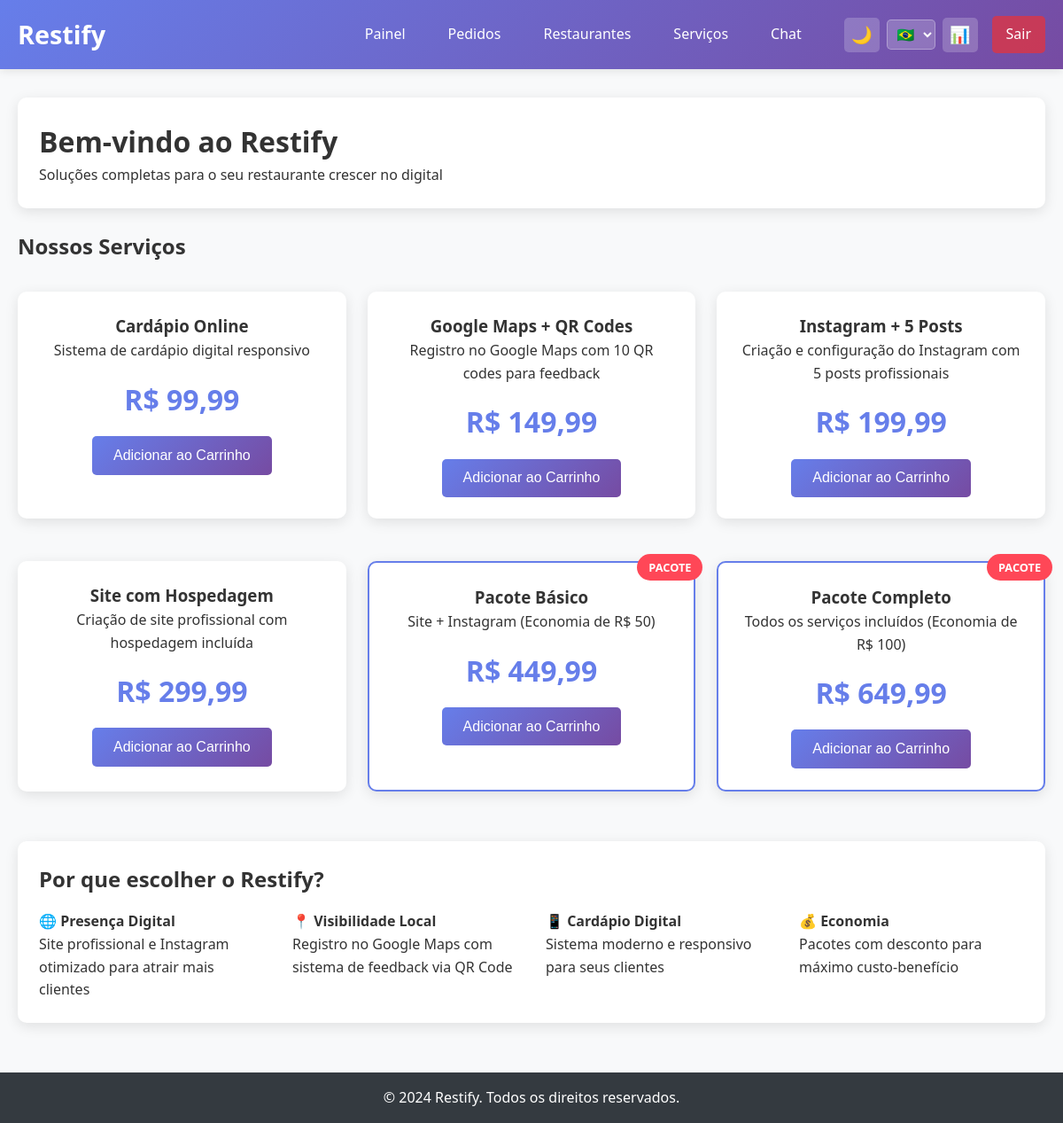
The app's page /public/index.php (signed in) with its own data.
### tables this page shows
CREATE TABLE services (
    id INTEGER PRIMARY KEY AUTOINCREMENT,
    name TEXT NOT NULL,
    description TEXT,
    price REAL NOT NULL,
    type TEXT DEFAULT 'individual' CHECK(type IN ('individual', 'package'))
);

### app/controllers/HomeController.php (called while the page is built)
<?php
class HomeController {
    public function index() {
        $serviceRepo = new ServiceRepository();
        $services = $serviceRepo->findAll();
        include '../app/views/home.php';
    }
}
?>

### config/i18n.php (called while the page is built, shortened)
<?php
class I18n {
    private static $language = 'pt';
    private static $translations = [];
    public static function init($lang = 'pt') {
        self::$language = $lang;
    }
    private static function loadTranslations() {
        $file = __DIR__ . "/../lang/" . self::$language . ".php";
        if (file_exists($file)) {
            self::$translations = include $file;
        }
    }
    public static function t($key, $params = []) {
        $text = self::$translations[$key] ?? $key;
        return $text;
    }
}
function t($key, $params = []) {
    return I18n::t($key, $params);
}
?>

### config/autoload.php (called while the page is built, shortened)
<?php
spl_autoload_register(function ($class) {
    $basePath = dirname(__DIR__);
    $paths = [
        $basePath . '/app/controllers/',
        $basePath . '/app/models/',
        $basePath . '/app/services/',
        $basePath . '/app/repositories/',
        $basePath . '/config/'
    ];
    foreach ($paths as $path) {
        $file = $path . $class . '.php';
        if (file_exists($file)) {
            return;
        }
    }
});
?>

### config/database.php (called while the page is built, shortened)
<?php
class Database {
    private static $instance = null;
    private $conn;
    private $db_path;
    private function __construct() {
        $this->db_path = __DIR__ . '/../database/restify.db';
    }
    public static function getInstance() {
        if (self::$instance === null) {
            self::$instance = new self();
        }
        return self::$instance;
    }
    public function connect() {
        if ($this->conn === null) {
            try {
                $this->conn = new PDO("sqlite:" . $this->db_path);
                $this->conn->setAttribute(PDO::ATTR_ERRMODE, PDO::ERRMODE_EXCEPTION);
            } catch(PDOException $e) {
                throw new Exception("Erro de conexão: " . $e->getMessage());
            }
        }
        return $this->conn;
    }
    private function createTables() {
        $sql = file_get_contents(__DIR__ . '/../database/schema.sql');
        $this->conn->exec($sql);
    }
}
?>

### app/repositories/ServiceRepository.php (called while the page is built, shortened)
<?php
class ServiceRepository {
    private $db;
    public function __construct() {
        $database = Database::getInstance();
        $this->db = $database->connect();
    }
    public function findAll() {
        $query = "SELECT * FROM services ORDER BY type, price";
        $stmt = $this->db->prepare($query);
        $stmt->execute();
        $services = [];
        while ($row = $stmt->fetch(PDO::FETCH_ASSOC)) {
            $services[] = new Service($row);
        }
        return $services;
    }
}
?>

### app/models/Service.php (called while the page is built, shortened)
<?php
class Service {
    public function __construct($data = []) {
        if (!empty($data)) {
            $this->id = $data['id'] ?? null;
            $this->name = $data['name'] ?? '';
            $this->description = $data['description'] ?? '';
            $this->price = $data['price'] ?? 0;
            $this->type = $data['type'] ?? 'individual';
        }
    }
}
?>

### app/views/home.php (the view)
<?php include __DIR__ . '/layout/header.php'; ?>
<div class="card">
    <h1><?= t('welcome') ?> ao Restify</h1>
    <p><?= t('complete_solutions') ?></p>
</div>
<h2><?= t('our_services') ?></h2>
<div class="services-grid">
    <?php foreach ($services as $service): ?>
        <div class="card service-card <?= $service->type === 'package' ? 'package' : '' ?>">
            <?php if ($service->type === 'package'): ?>
                <div class="badge"><?= t('package') ?></div>
            <?php endif; ?>
            <h3><?= htmlspecialchars($service->name) ?></h3>
            <p><?= htmlspecialchars($service->description) ?></p>
            <div class="service-price">
                R$ <?= number_format($service->price, 2, ',', '.') ?>
            </div>
            <button class="btn btn-primary" onclick="addToCart(<?= $service->id ?>)">
                <?= t('add_to_cart') ?>
            </button>
        </div>
    <?php endforeach; ?>
</div>
<div class="card">
    <h2><?= t('why_choose_restify') ?></h2>
    <div style="display: grid; grid-template-columns: repeat(auto-fit, minmax(250px, 1fr)); gap: 2rem; margin-top: 1rem;">
        <div>
            <h4>🌐 <?= t('digital_presence') ?></h4>
            <p><?= t('digital_presence_desc') ?></p>
        </div>
        <div>
            <h4>📍 <?= t('local_visibility') ?></h4>
            <p><?= t('local_visibility_desc') ?></p>
        </div>
        <div>
            <h4>📱 <?= t('digital_menu') ?></h4>
            <p><?= t('digital_menu_desc') ?></p>
        </div>
        <div>
            <h4>💰 <?= t('economy') ?></h4>
            <p><?= t('economy_desc') ?></p>
        </div>
    </div>
</div>
<?php include __DIR__ . '/layout/footer.php'; ?>

### public/css/style.css (style rules this page uses)
* { margin: 0; padding: 0; box-sizing: border-box; }
body { font-family: 'Segoe UI', Tahoma, Geneva, Verdana, sans-serif; line-height: 1.6; color: #333; background-color: #f8f9fa; transition: background-color 0.3s, color 0.3s; }
.card { background: white; border-radius: 10px; box-shadow: 0 4px 15px rgba(0,0,0,0.1); padding: 1.5rem; margin-bottom: 1.5rem; transition: transform 0.3s, box-shadow 0.3s, background-color 0.3s, color 0.3s; }
.services-grid { display: grid; grid-template-columns: repeat(auto-fit, minmax(300px, 1fr)); gap: 1.5rem; margin: 2rem 0; }
.service-card { text-align: center; position: relative; }
.service-card.package { border: 2px solid #667eea; }
.service-card .badge { position: absolute; top: -10px; right: -10px; background: #ff4757; color: white; padding: 0.3rem 0.8rem; border-radius: 20px; font-size: 0.8rem; font-weight: bold; }
.service-price { font-size: 2rem; font-weight: bold; color: #667eea; margin: 1rem 0; }
.btn { display: inline-block; padding: 0.8rem 1.5rem; border: none; border-radius: 5px; text-decoration: none; text-align: center; cursor: pointer; transition: all 0.3s; font-size: 1rem; font-weight: 500; }
.btn-primary { background: linear-gradient(135deg, #667eea 0%, #764ba2 100%); color: white; }

### records on screen
services: name "Cardápio Online", description "Sistema de cardápio digital responsivo", price "99,99"
services: name "Google Maps + QR Codes", description "Registro no Google Maps com 10 QR codes para feedback", price "149,99"
services: name "Instagram + 5 Posts", description "Criação e configuração do Instagram com 5 posts profissionais", price "199,99"
services: name "Site com Hospedagem", description "Criação de site profissional com hospedagem incluída", price "299,99"
services: type "PACOTE", name "Pacote Básico", description "Site + Instagram (Economia de R$ 50)", price "449,99"
services: type "PACOTE", name "Pacote Completo", description "Todos os serviços incluídos (Economia de R$ 100)", price "649,99"

### other values on screen
t('dashboard') "Painel"
t('orders') "Pedidos"
t('restaurants') "Restaurantes"
t('services') "Serviços"
t('chat') "Chat"
t('logout') "Sair"
t('welcome') "Bem-vindo"
t('complete_solutions') "Soluções completas para o seu restaurante crescer no digital"
t('our_services') "Nossos Serviços"
t('why_choose_restify') "Por que escolher o Restify?"
t('digital_presence') "Presença Digital"
t('digital_presence_desc') "Site profissional e Instagram otimizado para atrair mais clientes"
t('local_visibility') "Visibilidade Local"
t('local_visibility_desc') "Registro no Google Maps com sistema de feedback via QR Code"
t('digital_menu') "Cardápio Digital"
